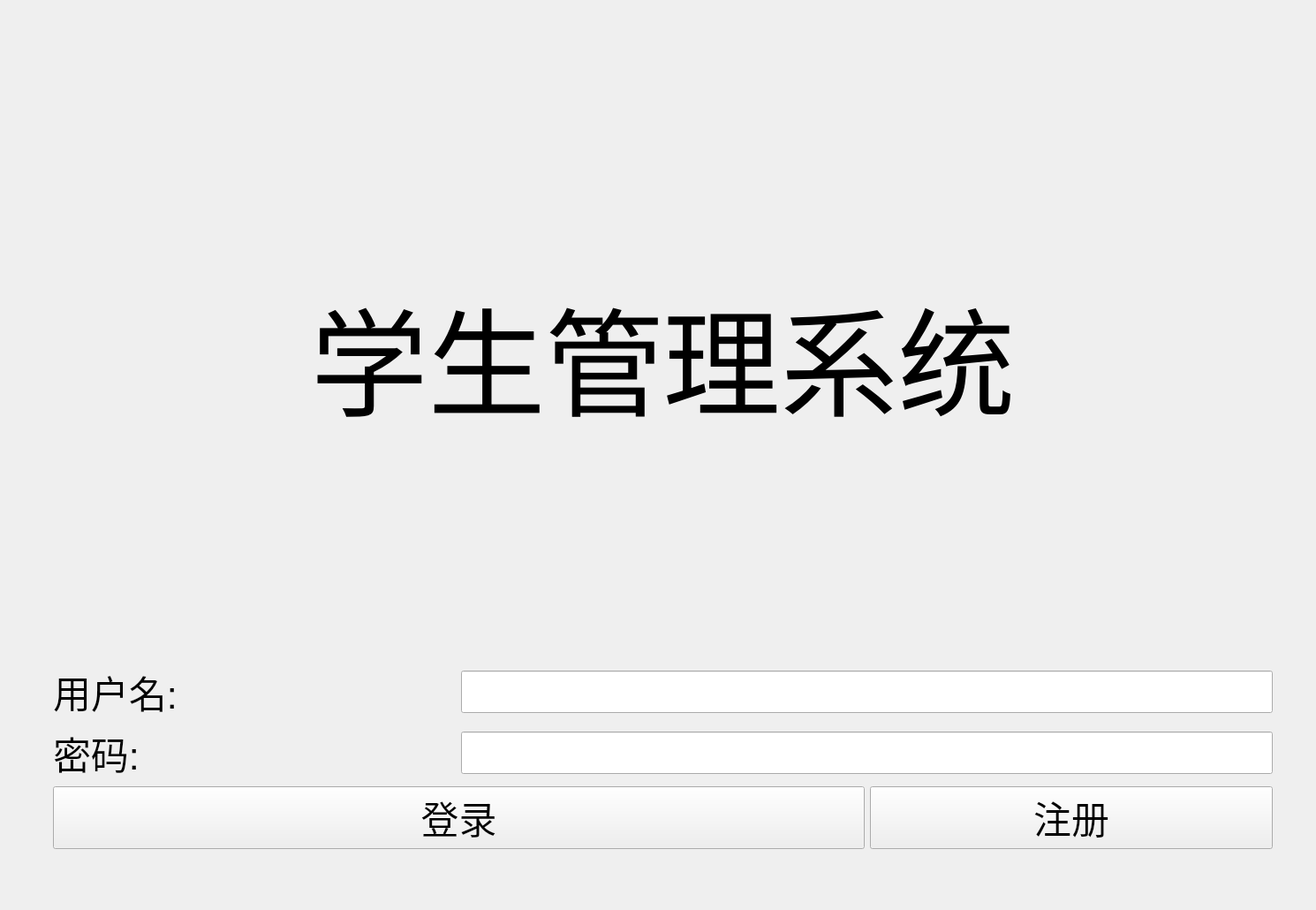
<?xml version="1.0" encoding="UTF-8"?>
<ui version="4.0">
 <class>StudentSystemLogin</class>
 <widget class="QWidget" name="StudentSystemLogin">
  <property name="geometry">
   <rect>
    <x>0</x>
    <y>0</y>
    <width>1490</width>
    <height>1030</height>
   </rect>
  </property>
  <property name="windowTitle">
   <string>Dialog</string>
  </property>
  <widget class="QWidget" name="">
   <property name="geometry">
    <rect>
     <x>60</x>
     <y>60</y>
     <width>1381</width>
     <height>901</height>
    </rect>
   </property>
   <layout class="QGridLayout" name="gridLayout">
    <item row="0" column="0" colspan="3">
     <widget class="QLabel" name="label_3">
      <property name="font">
       <font>
        <pointsize>100</pointsize>
       </font>
      </property>
      <property name="text">
       <string>学生管理系统</string>
      </property>
      <property name="alignment">
       <set>Qt::AlignCenter</set>
      </property>
     </widget>
    </item>
    <item row="1" column="0">
     <widget class="QLabel" name="label">
      <property name="font">
       <font>
        <pointsize>32</pointsize>
       </font>
      </property>
      <property name="text">
       <string>用户名:</string>
      </property>
     </widget>
    </item>
    <item row="1" column="1" colspan="2">
     <widget class="QLineEdit" name="username">
      <property name="font">
       <font>
        <pointsize>26</pointsize>
       </font>
      </property>
     </widget>
    </item>
    <item row="2" column="0">
     <widget class="QLabel" name="label_2">
      <property name="font">
       <font>
        <pointsize>32</pointsize>
       </font>
      </property>
      <property name="text">
       <string>密码:</string>
      </property>
     </widget>
    </item>
    <item row="2" column="1" colspan="2">
     <widget class="QLineEdit" name="password">
      <property name="font">
       <font>
        <pointsize>26</pointsize>
       </font>
      </property>
     </widget>
    </item>
    <item row="3" column="0" colspan="2">
     <widget class="QPushButton" name="login">
      <property name="font">
       <font>
        <pointsize>32</pointsize>
       </font>
      </property>
      <property name="cursor">
       <cursorShape>PointingHandCursor</cursorShape>
      </property>
      <property name="text">
       <string>登录</string>
      </property>
     </widget>
    </item>
    <item row="3" column="2">
     <widget class="QPushButton" name="register_">
      <property name="font">
       <font>
        <pointsize>32</pointsize>
       </font>
      </property>
      <property name="cursor">
       <cursorShape>PointingHandCursor</cursorShape>
      </property>
      <property name="text">
       <string>注册</string>
      </property>
     </widget>
    </item>
   </layout>
  </widget>
 </widget>
 <resources/>
 <connections/>
</ui>
